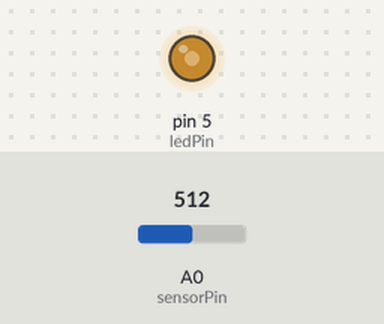
This sketch was run on a simulated Arduino Uno, built with avr-gcc and run on an emulated ATmega328P. Shown: output pins drawn as LEDs (lit = HIGH). Inputs (shaded band) come from the test bench; at power-on: A0 (sensorPin) = 512.

Above: at 1.2 s.
1.3 s: A0 (sensorPin) set to 716
At 2.5 s:
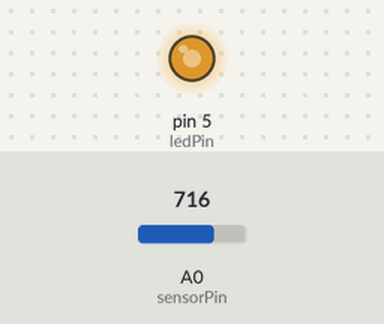
2.8 s: A0 (sensorPin) set to 900
At 3.7 s:
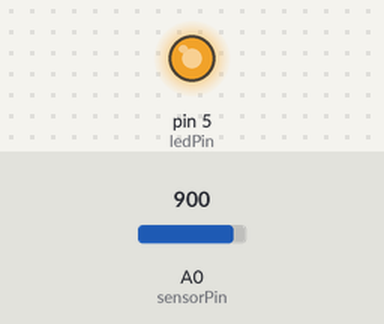
4.3 s: A0 (sensorPin) set to 122
At 4.9 s:
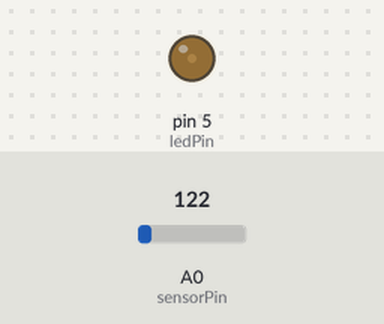
5.8 s: A0 (sensorPin) set to 0
At 7.0 s:
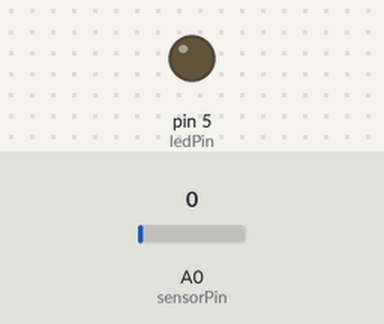
7.3 s: A0 (sensorPin) set to 511
At 8.4 s:
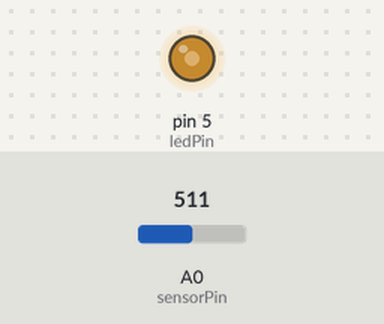
Timing chart, 0 to 9.8 s (numbered marks = the images above; inputs shaded):
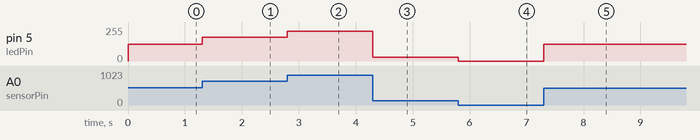

Measured:
- after the input at 1.3 s, pin 5 (ledPin): 127/255 → 178/255 at once
- after the input at 2.8 s, pin 5 (ledPin): 178/255 → 224/255 at once
- after the input at 4.3 s, pin 5 (ledPin): 224/255 → 30/255 at once
- after the input at 5.8 s, pin 5 (ledPin): 30/255 → 0/255 at once
- after the input at 7.3 s, pin 5 (ledPin): 0/255 → 127/255 at once

The sketch:

_01___.ino
```cpp
int sensorPin = A0;    // 传感器检测A0
int ledPin = 5;      //LED
const int buttonPin = 2;
int buttonState;
int sensorValue = 0; //读取中间阻值
int button = 0;

void setup() {
  pinMode(ledPin, OUTPUT);
  pinMode(buttonPin, INPUT);
}

void loop() {

  sensorValue = analogRead(sensorPin);//读取中间阻值
  int ledValue = map(sensorValue,0,1023,0,255);//映射
  analogWrite(ledPin, ledValue);
  }
```
